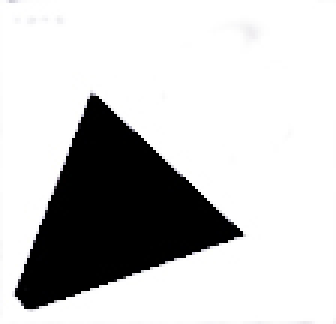
//> input picture 0.jpg, 112 x 108 px (shown 3 times larger)
$ ./MatchTemplate_Demo ../0.jpg ../0.jpg   (built with g++ and OpenCV 4)
//> lines starting //> are read from the running program, lines starting //| are printed output that depends on the picture; after the words box and inside, x2 and y2 are one past the last pixel; in counts of white or black regions, pixels touching at a corner belong together
/**
 * @file MatchTemplate_Demo.cpp
 * @brief Sample code to use the function MatchTemplate
 * @author OpenCV team
 */

#include "opencv2/imgcodecs.hpp"
#include "opencv2/highgui.hpp"
#include "opencv2/imgproc.hpp"
#include <iostream>

using namespace std;
using namespace cv;

//! [declare]
/// Global Variables
bool use_mask;
Mat img; Mat templ; Mat mask; Mat result;
const char* image_window = "Source Image";
const char* result_window = "Result window";

int match_method;
int max_Trackbar = 5;
//! [declare]

/// Function Headers
void MatchingMethod( int, void* );

/**
 * @function main
 */
int main( int argc, char** argv )
{
  if (argc < 3)
  {
    cout << "Not enough parameters" << endl;
    cout << "Usage:\n./MatchTemplate_Demo <image_name> <template_name> [<mask_name>]" << endl;
    return -1;
  }

  //! [load_image]
  /// Load image and template
  img = imread( argv[1], IMREAD_COLOR );
//> img is the input picture: 108 rows x 112 cols, CV_8UC3; mean B, G, R 199.7, 199.6, 199.6
  templ = imread( argv[2], IMREAD_COLOR );

  if(argc > 3) {
    use_mask = true;
    mask = imread( argv[3], IMREAD_COLOR );
  }

  if(img.empty() || templ.empty() || (use_mask && mask.empty()))
  {
    cout << "Can't read one of the images" << endl;
    return -1;
  }
  //! [load_image]

  //! [create_windows]
  /// Create windows
  namedWindow( image_window, WINDOW_AUTOSIZE );
  namedWindow( result_window, WINDOW_AUTOSIZE );
  //! [create_windows]

  //! [create_trackbar]
  /// Create Trackbar
  const char* trackbar_label = "Method: \n 0: SQDIFF \n 1: SQDIFF NORMED \n 2: TM CCORR \n 3: TM CCORR NORMED \n 4: TM COEFF \n 5: TM COEFF NORMED";
  createTrackbar( trackbar_label, image_window, &match_method, max_Trackbar, MatchingMethod );
//> slider 'Method: \n 0: SQDIFF \n 1: SQDIF' is set to 1
  //! [create_trackbar]

  MatchingMethod( 0, 0 );

  //! [wait_key]
  waitKey(0);
  return 0;
  //! [wait_key]
}

/**
 * @function MatchingMethod
 * @brief Trackbar callback
 */
void MatchingMethod( int, void* )
{
  //! [copy_source]
  /// Source image to display
  Mat img_display;
  img.copyTo( img_display );
  //! [copy_source]

  //! [create_result_matrix]
  /// Create the result matrix
  int result_cols =  img.cols - templ.cols + 1;
//> result_cols = 1
  int result_rows = img.rows - templ.rows + 1;
//> result_rows = 1

  result.create( result_rows, result_cols, CV_32FC1 );
  //! [create_result_matrix]

  //! [match_template]
  /// Do the Matching and Normalize
  bool method_accepts_mask = (CV_TM_SQDIFF == match_method || match_method == CV_TM_CCORR_NORMED);
  if (use_mask && method_accepts_mask)
    { matchTemplate( img, templ, result, match_method, mask); }
  else
    { matchTemplate( img, templ, result, match_method); }
//> result = [2.33e-15]
  //! [match_template]

  //! [normalize]
  normalize( result, result, 0, 1, NORM_MINMAX, -1, Mat() );
//> result = [0]
  //! [normalize]

  //! [best_match]
  /// Localizing the best match with minMaxLoc
  double minVal; double maxVal; Point minLoc; Point maxLoc;
  Point matchLoc;

  minMaxLoc( result, &minVal, &maxVal, &minLoc, &maxLoc, Mat() );
//> minVal = 0; maxVal = 0; minLoc = Point(0, 0); maxLoc = Point(0, 0)
  //! [best_match]

  //! [match_loc]
  /// For SQDIFF and SQDIFF_NORMED, the best matches are lower values. For all the other methods, the higher the better
  if( match_method  == TM_SQDIFF || match_method == TM_SQDIFF_NORMED )
    { matchLoc = minLoc; }
//> matchLoc = Point(0, 0)
  else
    { matchLoc = maxLoc; }
  //! [match_loc]

  //! [imshow]
  /// Show me what you got
  rectangle( img_display, matchLoc, Point( matchLoc.x + templ.cols , matchLoc.y + templ.rows ), Scalar::all(0), 2, 8, 0 );
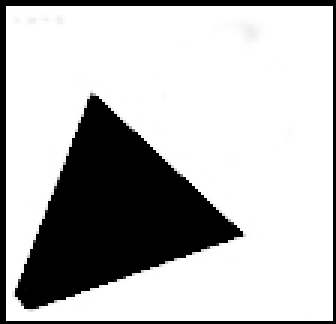
//> img_display: 108 rows x 112 cols, CV_8UC3 (shown 3 times larger); 5.38% of pixels changed, all inside (x1, y1, x2, y2) = (0, 0, 112, 108)
  rectangle( result, matchLoc, Point( matchLoc.x + templ.cols , matchLoc.y + templ.rows ), Scalar::all(0), 2, 8, 0 );
  imwrite("test.jpg",img_display);
  imshow( image_window, img_display );
  imshow( result_window, result );
  //! [imshow]

  return;
}
